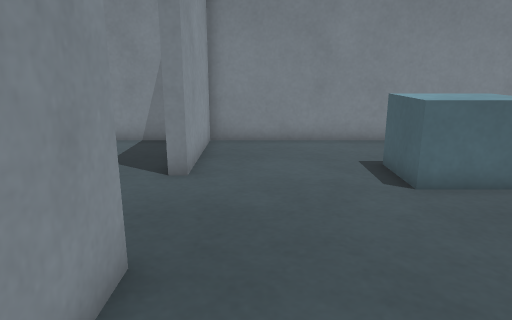
View 1 (above)

18 first-person views from a walk through a Gazebo world. The camera is 0.53 m above the floor, tilts 14° down and sees 70° across. The floor is counted in squares, 0.2 m on a side. Each view is taken from the middle of a square. On the plan, view 1 faces up. The plan holds only what a view shows up to about 20 squares ahead; the rest is blank. The robots in the file are not drawn.

View 2
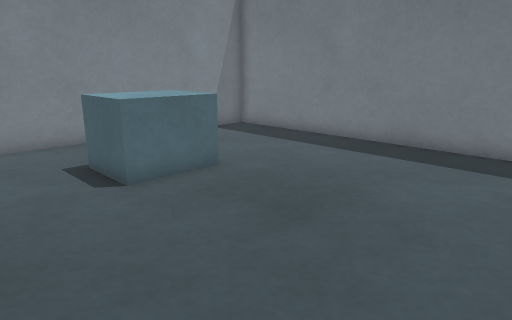

View 3
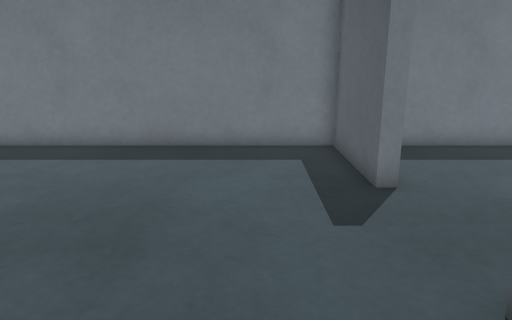

View 4
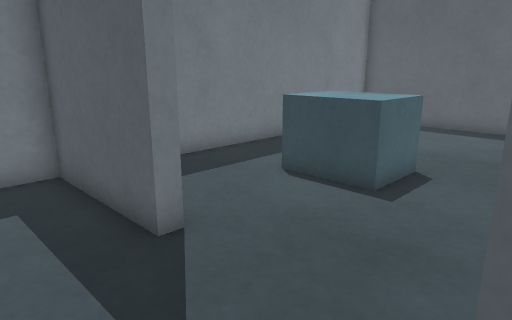

View 5
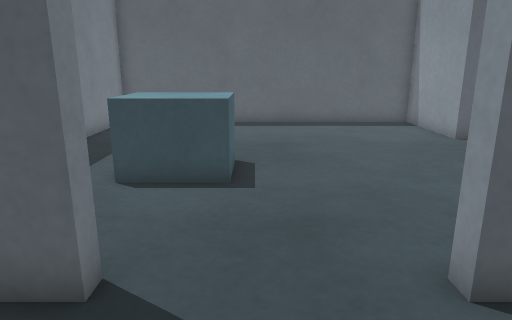

View 6
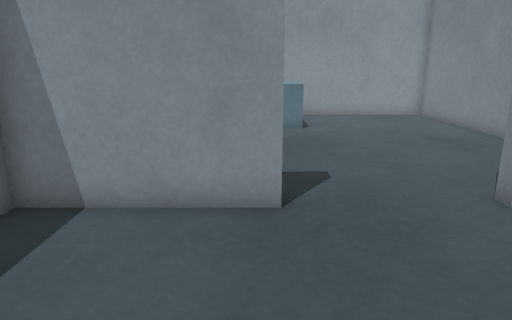

View 7
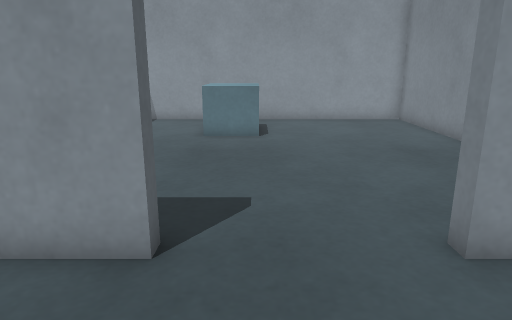

View 8
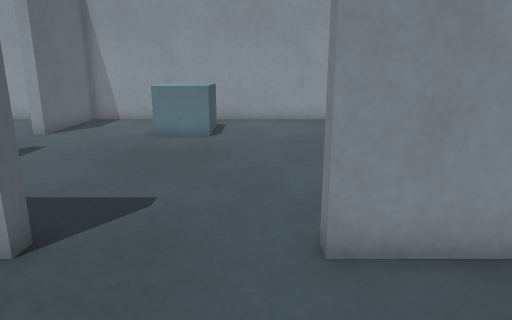

View 9
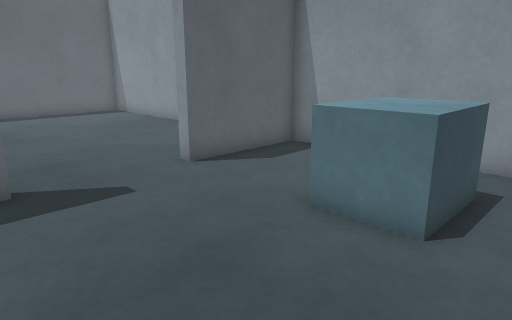

View 10
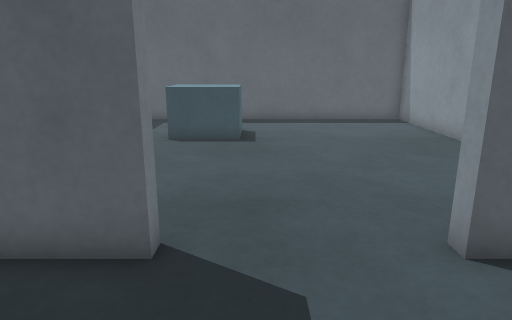

View 11
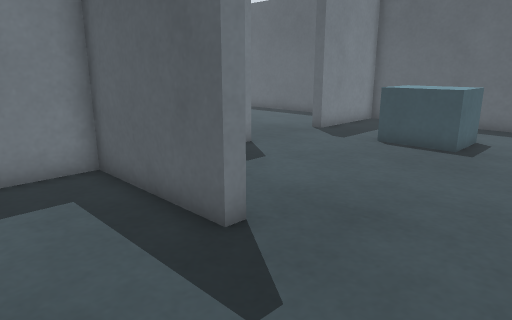

View 12
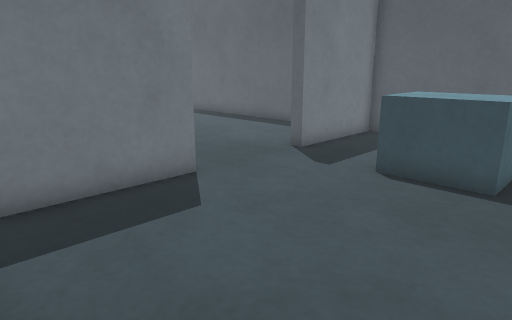

View 13
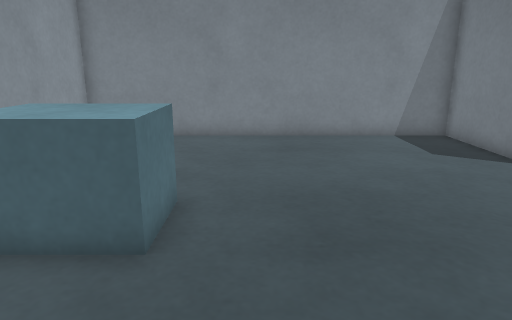

View 14
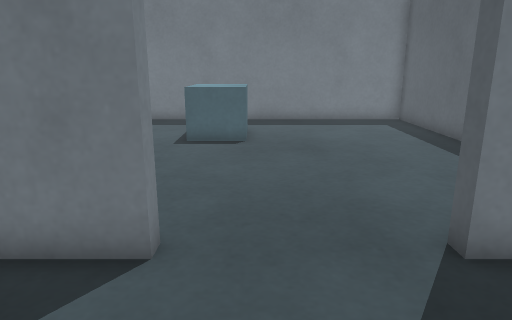

View 15
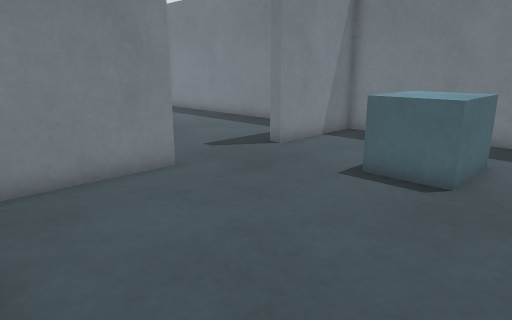

View 16
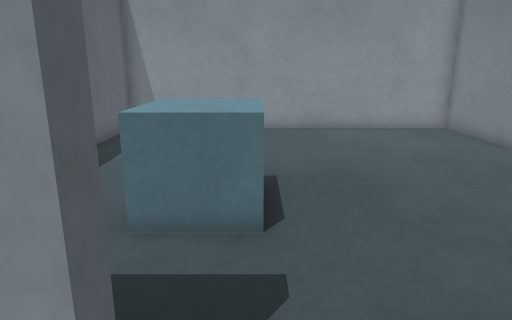

View 17
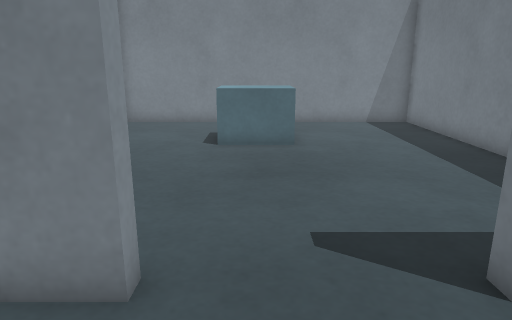

View 18
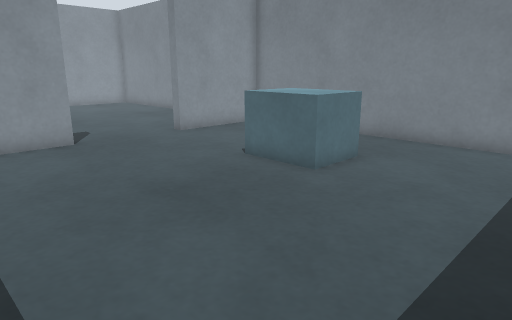

### Floor plan
Points are (right, up) in squares from view 1. A wall is a line through its corners. A room is listed if a view was taken in it or the views show most of it. See-through windows are left out.
Room 1 (views 1, 2, 3, 4, 5, 6, 7, 8, 9, 10, 11, 12, 13, 14, 15, 16, 17, 18)
walls: (-2.2, 4.5) (-1.7, 4.5) (-1.7, -0.8); (-7.5, -1.4) (-7.5, -0.8) (-2.3, -0.8) (-2.3, 1.5); (3, -0.8) (3.5, -0.8) (3.5, -1.3) (-0.8, -1.3); (-1.8, -6.5) (-2.3, -6.5) (-2.3, -2.1); (-12.4, -1.3) (-16.8, -1.3) (-16.8, -15.8) (-2.3, -15.8) (-2.3, -11) (-1.7, -11) (-1.7, -15.8) (12.8, -15.8) (12.8, -1.3) (8, -1.3) (8, -0.8) (12.8, -0.8) (12.8, 13.8) (-1.7, 13.8) (-1.7, 9) (-2.2, 9); (-2.3, 9.8) (-2.3, 13.8) (-16.8, 13.8) (-16.8, -0.8) (-12, -0.8) (-12, -1.2)
objects: cyan box (-14, 4) to (-12, 6); cyan box (-8, -12) to (-6, -10); cyan box (4, 8) to (6, 10); cyan box (7, -7) to (9, -6)

Where each view was taken, in squares from view 1:
view 1: 0 up, 0 right, facing up
view 2: 0 up, 0 right, facing up-right
view 3: 2 up, 0 right, facing right
view 4: 2 up, 3 right, facing down-right
view 5: 3 up, 6 right, facing down
view 6: 4 up, 5 right, facing left
view 7: 6 up, 3 right, facing left
view 8: 8 up, 3 right, facing left
view 9: 8 up, 6 left, facing down-left
view 10: 4 up, 9 left, facing down
view 11: 3 up, 12 left, facing down-right
view 12: 1 down, 10 left, facing down-right
view 13: 1 down, 10 left, facing up
view 14: 8 down, 7 left, facing right
view 15: 10 down, 2 left, facing up-right
view 16: 10 down, 0 right, facing left
view 17: 5 down, 5 right, facing up
view 18: 0 up, 12 right, facing up-left
